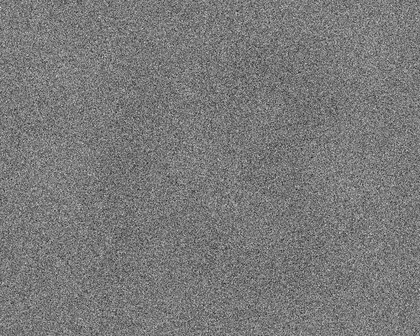
#> input picture 02506/Week01/week1/noisy_number.png, 420 x 336 px, shrunk from 500 x 400 before the run, found by its file name
$ python quiz_number_solution.py   (older library calls are emulated)
#> lines starting #> are read from the running program, lines starting #| are printed output that depends on the picture
#!/usr/bin/env python3
# -*- coding: utf-8 -*-
# quiz_number_solution
"""
Created on Sat Jan 30 11:17:42 2021

@author: abda
"""

import numpy as np
import scipy.ndimage
import skimage.io
import matplotlib.pyplot as plt


#%% Read in image data
data_path = "../../../../Data/week1/"
im_name = "fibres_xcth.png"

I_noisy = skimage.io.imread("../../../../Data/week1/noisy_number.png").astype(np.float)
#> I_noisy: shape (336, 420) float64; min 25, max 228, mean 121.2
sigma = 15
I_smoothed = scipy.ndimage.gaussian_filter(I_noisy, sigma, mode="nearest")
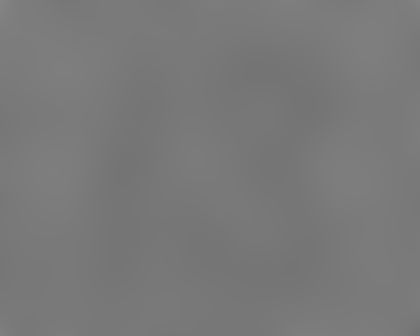
#> I_smoothed: shape (336, 420) float64; min 114.2, max 133.2, mean 121.3

fig, ax = plt.subplots()
ax.imshow(I_smoothed)
